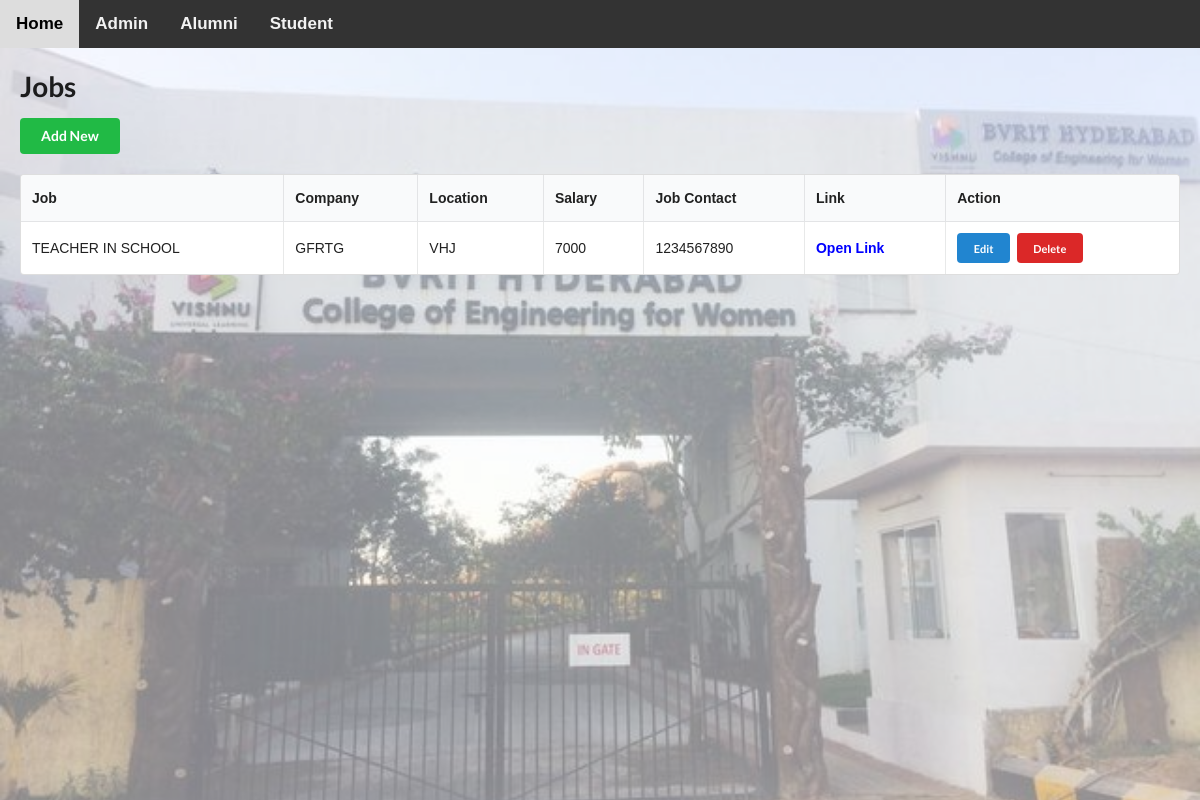
/jobs.php, run on the app's committed database.
### tables this page shows
CREATE TABLE `job` (
  `id` int(11) NOT NULL,
  `job` text,
  `company` text,
  `location` text,
  `salary` text,
  `alumni` text,
  `job_contact` text,
  `link` text
);

### functions.php (called while the page is built, shortened)
<?php
function get_results($sql, $format=""){
	global $conn;
	$result = $conn->query($sql);
	if ($result->num_rows > 0) {
	    $i = 0;
	    if ($format=="ARRAY_A") {
	    	while($row = $result->fetch_assoc()) {
		        $rows[$i++] = $row;
		    }
	    	return $rows;
	    } elseif ($format=="OBJECT_K") {
		    while($row = $result->fetch_assoc()) {
		        $rows[$row["id"]] = (object) $row;
		    }
	    	return $rows;
	    } else {
		    while($row = $result->fetch_assoc()) {
		        $rows[$i++] = (object) $row;
		    }
	    	$final = (object) $rows;
	    	return $final;
	    }
	} else {
	    return NULL;
	}
}
    ?>

### jobs.php (the view, shortened to what this page needs)
<?php
include 'header.php';
$table_name = 'job';
    ?>
        <?php
if(($_POST["action"]!='Edit') && $_POST["action"]!='Add New') {
    ?>
    <form method="POST"><input type="submit" name="action" value="Add New" class="ui green button"></form><br>
    <div style="overflow-x:auto">
    <table id="myTable" class="ui unstackable celled table dataTable">
        <thead>
            <tr>
                <th>Job</th>
                <th>Company</th>
                <th>Location</th>
                <th>Salary</th>
                <th>Job Contact</th>
                <th>Link</th>
                <th>Action</th>
            </tr>
        </thead>
        <tbody>
            <?php
            $rows = get_results("SELECT * FROM $table_name ORDER BY id DESC");
            foreach($rows as $row){
                echo '<tr row-id="'.$row->id.'">';
                echo '<td>'.$row->job.'</td>';
                echo '<td>'.$row->company.'</td>';
                echo '<td>'.$row->location.'</td>';
                echo '<td>'.$row->salary.'</td>';
                echo '<td>'.$row->job_contact.'</td>';
                echo '<td>';
                if ($row->link) {
                    echo '<a href="'.$row->link.'">Open Link</a>';
                }
                echo '</td>';
            ?>
            <td>
                <form method="post">
                <input type="submit" name="action" class="ui mini blue button" value="Edit">
                <input type="submit" name="action" class="ui mini red button" value="Delete">
                </form>
            </td>
            <?php
                echo '</tr>';
            }
            ?>
        </tbody>
    </table>
    </div>
    <?php
}

### data on the page
job: job "TEACHER IN SCHOOL", company "GFRTG", location "VHJ", salary "7000", job_contact "1234567890"

### other printed values
$file_name "Jobs"
